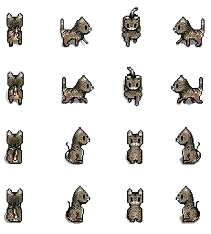
#> input picture download-removebg-preview.png, 211 x 234 px
$ python main2.py
#> lines starting #> are read from the running program, lines starting #| are printed output that depends on the picture
from PIL import Image

def crop_sprites(image_path, num_moves, output_path):
#> called with image_path = 'download-removebg-preview.png', num_moves = 4, output_path = 'output_sprites'
    image = Image.open(image_path)
#> image is the input picture: PIL image 211x234 RGBA; mean R, G, B, A 26.7, 25.2, 23.2, 43.6
    image_width, image_height = image.size
#> image_width = 211; image_height = 234

    sprite_width = image_width // num_moves
#> sprite_width = 52
    sprite_height = image_height
#> sprite_height = 234

    for i in range(num_moves):
        left = i * sprite_width
        upper = 0
        right = (i + 1) * sprite_width
        lower = sprite_height

        if right > image_width:
            break

        sprite_image = image.crop((left, upper, right, lower))
        sprite_image.save(f"{output_path}/sprite_{i}.png")
#> this loop made 4 passes
#> pass 1, in crop_sprites, `sprite_image = image.crop((left, upper, right, lower))`:
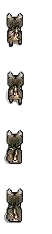
#> sprite_image: PIL image 52x234 RGBA; mean R, G, B, A 23.6, 22.2, 20.3, 40.2; transparent parts drawn white
#> pass 2, in crop_sprites, `sprite_image = image.crop((left, upper, right, lower))`:
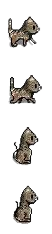
#> sprite_image: PIL image 52x234 RGBA; mean R, G, B, A 29.2, 27.4, 25.2, 46.9; transparent parts drawn white
#> pass 3, in crop_sprites, `sprite_image = image.crop((left, upper, right, lower))`:
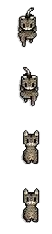
#> sprite_image: PIL image 52x234 RGBA; mean R, G, B, A 26, 24.7, 23, 41.9; transparent parts drawn white
#> after the loop:
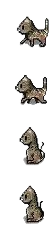
#> sprite_image: PIL image 52x234 RGBA; mean R, G, B, A 29.6, 28, 25.7, 48; transparent parts drawn white

    print(f"{num_moves} sprites have been saved to {output_path}.")

# Example usage
image_path = "download-removebg-preview.png"
num_moves = 4  # Number of moves in the spritesheet
output_path = "output_sprites"

crop_sprites(image_path, num_moves, output_path)
